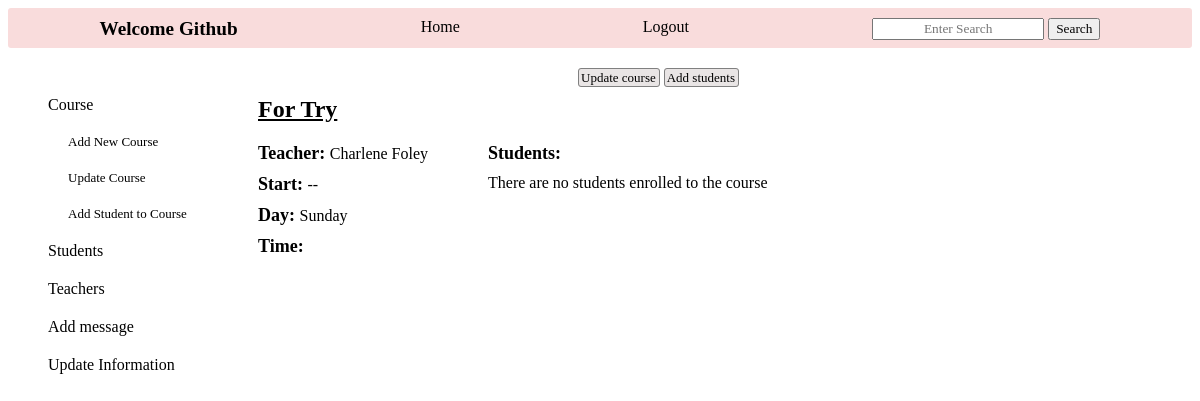
/course_info/7 (signed in), run on an earlier commit of the app's database.
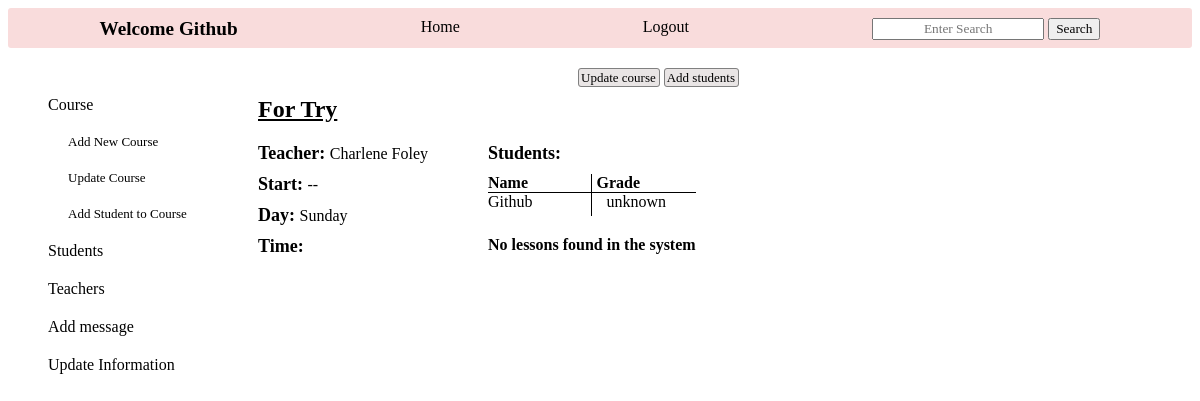
And on a later commit of the database.
### tables this page shows
CREATE TABLE courses (
        id INTEGER PRIMARY KEY,
        name TEXT NOT NULL,
        description TEXT DEFAULT "Still not updated",
        teacher_id TEXT NOT NULL DEFAULT "Still not updated",
        start TEXT DEFAULT "Still not updated",
        day TEXT DEFAULT "Still not updated",
        time TEXT DEFAULT "Still not updated", 
        FOREIGN KEY (teacher_id) REFERENCES teachers (id)
        );

CREATE TABLE teachers (
        id INTEGER PRIMARY KEY,
        name TEXT NOT NULL,
        email TEXT UNIQUE ,
        phone TEXT UNIQUE ,
        user_id INTEGER,
        FOREIGN KEY(user_id) REFERENCES new_users (id)
        );

CREATE TABLE students (
        id INTEGER PRIMARY KEY,
        name TEXT NOT NULL,
        email TEXT UNIQUE,
        phone TEXT UNIQUE,
        user_id INTEGER,
        FOREIGN KEY(user_id) REFERENCES new_users (id)
        );

CREATE TABLE students_courses (
        id INTEGER PRIMARY KEY,
        student_id INTEGER,
        course_id INTEGER,
        grade INTEGER DEFAULT "unknown",
        UNIQUE (student_id, course_id),
        FOREIGN KEY (student_id) REFERENCES students (id),
        FOREIGN KEY (course_id) REFERENCES courses (id)
    );

### app.py (the view)
@app.route('/course_info/<course_id>')
def course_info(course_id): # specific course information
    log=check_log()
    info=info_user()
    course_dict={}
    course_dict['link1']=['create']
    course_dict['id']=course_id
    course=crud.read_if('*',"courses","id", course_id)
    course=create_courses_objects(course)
    for c in course:
        c.teacher_id=[c.teacher_id, crud.teacher_name(c.teacher_id)]
    course_dict['course']=course
    course_dict['students_title']='Students: '
    course_dict['student_name']='Name'
    course_dict['student_grade']='Grade'
    students=crud.read_if('student_id, grade','students_courses', 'course_id', course_id)
    if len(students)==0:
        course_dict['no_students']='There are no students enrolled to the course'
    else:
        students_names=[]
        for s in students:
            s_g=namedtuple('S_grade', ['id','name','grade'])
            s_g.id=s[0]
            s_g.name=crud.student_name(s[0])
            s_g.grade=s[1]
            students_names.append(s_g)
        course_dict['students']=students_names
        course_dict['no_students']=''
        course_dict['form']=['create']
        dates=crud.read_if('DISTINCT date', 'students_attendance', 'course_id', course_id)
        if len(dates)==0:
            course_dict['no_lesson']='No lessons found in the system'
        else:
            course_dict['link2']=['create']
            course_dict['link3']=['create']
    return render_template ('admin_courses.html', log=log, info=info, course_dict=course_dict, course_attend='', attend_update='', attend_date_update='', admin_id=session['id'])

### app.py (called while the page is built)
def check_log(): #check if user is loged in or not
    log_result={}
    if "name" in session:
        link='/logout'
        log='Logout'
        log_result['link']=link
        log_result['log']=log
        return log_result
    else:
        link='/login'
        log='Login'
        log_result['link']=link
        log_result['log']=log
        return log_result

def info_user(): # get user info
    if "role" in session:
        info={}
        if session['role']=='admin':
            info['id']=session['id']
            info['link']=f"/administrator/{session['id']}"
            info['word']='Administrator'
            info['hello']=f"Hello {crud.admin_name(session['id'])}- what do you want to do?"
        if session['role']=='teacher':
            info['id']=session['id']
            info['link']=f"/teacher_profile/{session['id']}"
            info['word']=f"Welcome {crud.teacher_name(session['id'])}"
            info['class']='user_hello'
        if session['role']=='student':
            info['id']=session['id']
            info['link']=f"/student_profile/{session['id']}"
            info['word']=f"Welcome {crud.student_name(session['id'])}"
            info['class']='user_hello'
        return info

### crud.py (called while the page is built)
def read_if(column, table, value, condition):
    return query(f"SELECT {column} FROM {table} WHERE {value}='{condition}'")

def student_name(student_id):
    name=read_if('name', 'students', 'id', student_id)
    name=name[0][0]
    return name

def teacher_name(teacher_id):
    name=read_if('name', 'teachers', 'id', teacher_id)
    name=name[0][0]
    return name

### functions.py (called while the page is built)
def create_courses_objects(courses: list):
    courses_objects=[classes.Course(course[0], course[1], course[2], course[3], course[4], course[5], course[6] ) for course in courses]
    for c in courses_objects:
        c.start=f'{c.start[8:]}-{c.start[5:7]}-{c.start[0:4]}'
    return courses_objects

### setup_db.py (called while the page is built)
def query(sql):
    with sqlite3.connect('students.db') as conn:
        cur=conn.cursor()
        cur.execute(sql)
        return cur.fetchall()

### templates/admin_courses.html (shortened to what this page needs)
{% include "admin_nav_courses.html" %}
    <div class="admin_courses_main">
        {% for c in course_dict.course %}
        <div class="main_course_info">
            <div class="info_course_name">{{c.name}}</div>
            <div class="main_course_detail">
                <div class="basic_course_info" >
                    <div class="info_course_teacher"><span class="title_course">Teacher: </span><a href="/teacher_info/{{c.teacher_id[0]}}">{{c.teacher_id[1]}}</a></div>
                    <div class="info_course_start"><span class="title_course">Start: </span>{{c.start}}</div>
                    <div class="info_course_day"><span class="title_course">Day: </span>{{c.day}}</div>
                    <div class="info_course_time"><span class="title_course">Time: </span>{{c.time}}</div>
                </div>
                <div class="info_course_students">
                    <div class="title_course" style="margin-bottom: 10px;">{{course_dict.students_title}}</div>
                    {% for f in  course_dict.form %}
                    <div class="title_student_name">{{course_dict.student_name}}</div>
                    <div class="title_course_grade">{{course_dict.student_grade}}</div>
                    {% endfor %}
                    <div class="course_student_name">
                        {% for student in course_dict.students %}
                        <div><a href="/student_info/{{student.id}}">{{student.name}}</a></div>
                        {% endfor %}
                    </div>
                    <div class="course_grade">
                        {% for student in course_dict.students %}
                        <div class="">{{student.grade}}</div>
                        {% endfor %}
                    </div>
                    <div class="no_lesson">{{course_dict.no_lesson}}</div>
                    <div class="no_course_students">{{course_dict.no_students}}</div>
                </div>
            </div>
        </div>
        {% endfor %}
    </div>
    <div class="info_more_links">
        {% for l in course_dict.link1 %}
        <div>
            <a href="/chosen_course/{{course_dict.id}}">Update course</a>
            <a href="/course_id_registration/{{course_dict.id}}">Add students</a>
        </div>
        {% endfor %}
    </div>
</div>

### templates/admin_nav_courses.html (shortened to what this page needs)
{% extends "base.html" %}
{% block content %}
<div class="admin_pages">
    <div class="links">
        <div class="link"><a href="/admin_courses">Course</a></div>
            <div class="more_links">
                <div class="link"><a href="/add_course">Add New Course</a></div>
                <div class="link"><a href="/update_courses">Update Course</a></div>
                <div class="link"><a href="/course_registration">Add Student to Course</a></div>
            </div>
        <div class="link"><a href="/admin_students">Students</a></div>
        <div class="link"><a href="/admin_teachers">Teachers</a></div>
        <div class="link"><a href="/add_message">Add message</a></div>
        <div class="link"><a href="/user_info_update/{{admin_id}}">Update Information</a></div>
    </div>
{% endblock %}

### templates/base.html
{% include "header.html" %}
{% block content %}
{% endblock %}

### templates/header.html (shortened to what this page needs)
<!DOCTYPE html>
<html lang="en">
<head>
    <link rel="stylesheet" href="../static/style.css">
</head>
<body>
 <div class="navbar">
    <a href="{{info.link}}" class="{{info.class}}">{{info.word}}</a>
    <a href="/home">Home</a>
    <a href="{{log.link}}">{{log.log}}</a>
    <form action="/search" method="">
        <input type="text" name="search" placeholder="Enter Search">
        <input type="submit" value="Search">
    </form>
 </div>

### static/style.css (style rules this page uses)
input { font-family: 'Times New Roman', Times, serif; text-align: center; }
.links { display: flex; flex-direction: column; gap: 20px; margin-left: 20px; grid-column: 1; grid-row: 2; }
.link>* { text-decoration: none; color: black; }
.more_links { display: flex; flex-direction: column; gap: 20px; margin-left: 20px; font-size:small; width: 120px; }
.navbar { width: 100%; height: 40px; text-decoration: none; display: flex; justify-content: space-around; background-color: rgb(249, 220, 220); border-radius: 3px 3px 3px 3px; }
.navbar>* { text-decoration: none; color: black; height: max-content; margin-top: 10px; }
.user_hello { font-weight: bolder; font-size: larger; }
.admin_pages { display: grid; grid-template-columns: max-content max-content; grid-template-rows: max-content max-content; column-gap: 70px; row-gap: 10px; margin-left: 20px; }
.info_more_links { display: flex; gap: 5px; grid-row: 1; grid-column: 2; height: 18px; margin-left: 320px; }
.info_more_links>div>a { color: black; text-decoration: none; border-width: 0.5px; border-style: solid; border-radius: 3px; border-color: gray; padding: 1px 3px 1px 2px; background-color: rgb(233, 229, 229); font-size:small; text-align: center; }
.admin_courses_main { grid-column: 2; grid-row: 2; display: flex; }
.main_course_info { display: flex; flex-direction: column; gap: 20px; }
.info_course_name { font-size:x-large; font-weight:bolder; text-decoration: underline; }
.main_course_detail { display: grid; grid-template-columns: max-content max-content; gap:60px; }
.basic_course_info { grid-column: 1; display: flex; flex-direction: column; gap: 10px; }
.title_course { font-size: large; font-weight: bold; }
.info_course_teacher>a { text-decoration: none; color: black; }
.info_course_students { grid-column: 2; display: grid; grid-template-columns: max-content max-content; grid-template-rows: max-content max-content max-content max-content max-content ; }
.title_student_name { grid-column: 1; grid-row: 2; border-bottom: solid black 1px; font-weight: bold; }
.title_course_grade { grid-column: 2; grid-row: 2; padding-left: 5px; border-bottom: solid black 1px; border-left: solid black 1px; font-weight: bold; }
.course_student_name { grid-column: 1; grid-row: 3; padding-right: 5px; }
.course_student_name>div { padding-bottom: 5px; }
.course_student_name>*>a { text-decoration: none; color: black; }
.course_grade { grid-column: 2; grid-row: 3; }
.course_grade>div { border-left: solid black 1px; padding-left: 15px; padding-bottom: 5px; }
.no_lesson { grid-column:span 2; grid-row: 4; margin-top: 20px; font-weight: bold; }
.no_course_students { grid-column: 1; grid-row: 2; }

What changed in the data, as far as the page shows it:
shown differently, row unchanged: courses "For Try": no_lesson (not shown) → "No lessons found in the system"; no_students "There are no students enrolled to the course" → (not shown)
now on this page (row unchanged): students: name "Github"
added students_courses: grade "unknown"
Also different on the page:
new list line: "Name Grade"
